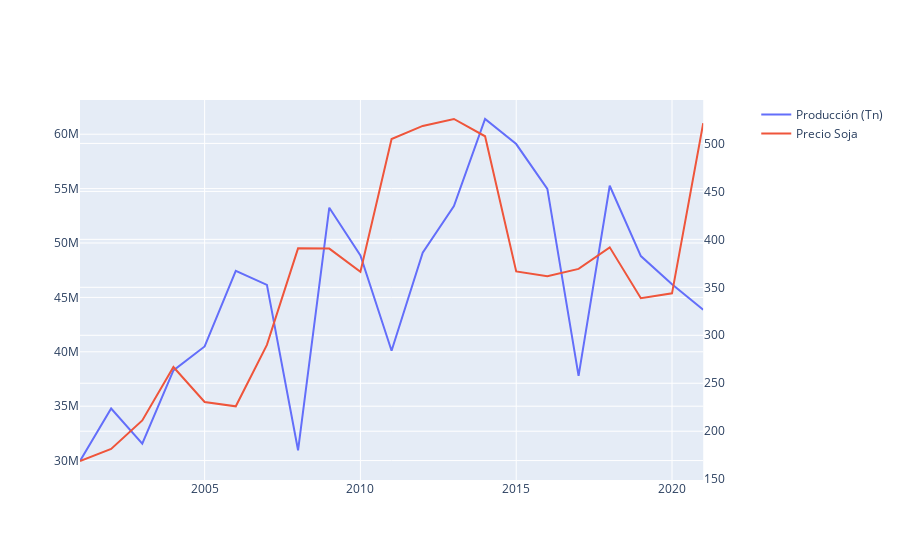

Notebook code cell kept with this figure:
### Code cell
fig = make_subplots(specs=[[{"secondary_y": True}]])

fig.add_trace(
    go.Scatter(x=merge1['Campana'], y=merge1['Producción (Tn)'], name="Producción (Tn)",
               mode="lines", text=merge1['Producción (Tn)'], textposition="top center"),
    secondary_y=False, )

fig.add_trace(
    go.Scatter(x=merge1['Campana'], y=merge1['Soja'], name="Precio Soja"),
    secondary_y=True, )
   
fig.show()
